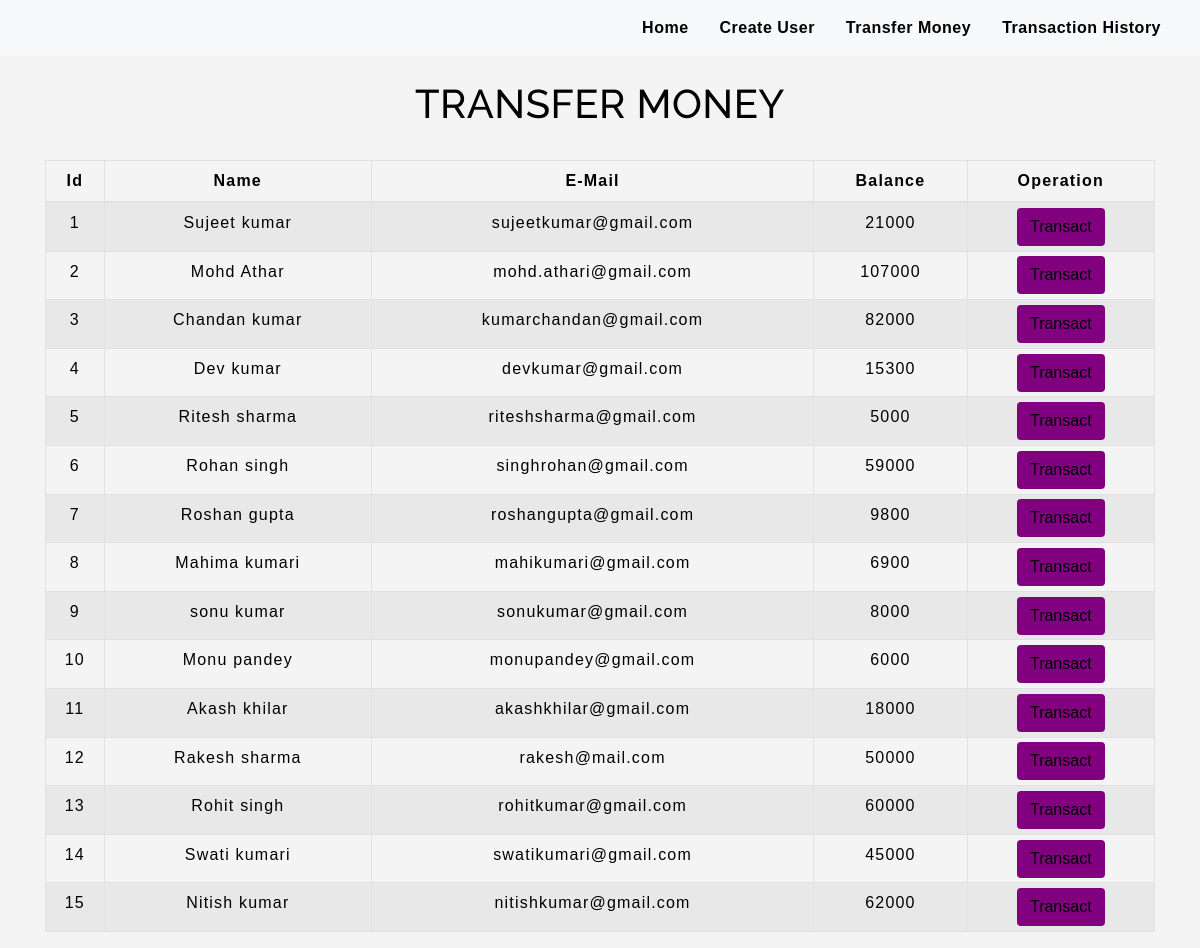
The app's page /transfermoney.php with its own data.
### tables this page shows
CREATE TABLE `users` (
  `id` int(3) NOT NULL,
  `name` text NOT NULL,
  `email` varchar(30) NOT NULL,
  `balance` int(8) NOT NULL
);

### transfermoney.php (the view, shortened to what this page needs)
<!DOCTYPE html>
<html lang="en">
<head>
    <link rel="stylesheet" href="https://maxcdn.bootstrapcdn.com/bootstrap/4.0.0/css/bootstrap.min.css">
    <link rel="stylesheet" type="text/css" href="css/table.css">
    <link rel="stylesheet" type="text/css" href="css/navbar.css">
</head>
<body style="background-color : #f4f4f4;">
<?php
    include 'conn.php';
    $sql = "SELECT * FROM users";
    $result = mysqli_query($conn,$sql);
?>
<?php
  include 'navbar.php';
?>
<div class="container">
        <h2 class="text-center pt-4" style="color : black;">TRANSFER MONEY</h2>
        <br>
            <div class="row">
                <div class="col">
                    <div class="table-responsive-sm">
                    <table class="table table-hover table-sm table-striped table-condensed table-bordered" style="border-color:black;">
                        <thead style="color : black;">
                            <tr>
                            <th scope="col" class="text-center py-2">Id</th>
                            <th scope="col" class="text-center py-2">Name</th>
                            <th scope="col" class="text-center py-2">E-Mail</th>
                            <th scope="col" class="text-center py-2">Balance</th>
                            <th scope="col" class="text-center py-2">Operation</th>
                            </tr>
                        </thead>
                        <tbody>
                <?php
                    while($rows=mysqli_fetch_assoc($result)){
                ?>
                    <tr style="color : black;">
                        <td class="py-2"><?php echo $rows['id'] ?></td>
                        <td class="py-2"><?php echo $rows['name']?></td>
                        <td class="py-2"><?php echo $rows['email']?></td>
                        <td class="py-2"><?php echo $rows['balance']?></td>
                        <td><a href="selecteduserdetail.php?id= <?php echo $rows['id'] ;?>"> <button type="button" class="btn" style="background-color : #800080;">Transact</button></a></td>
                    </tr>
                <?php
                    }
                ?>
                        </tbody>
                    </table>
                    </div>
                </div>
            </div>
         </div>
</body>
</html>

### css/table.css (style rules this page uses)
* { padding: 0; margin: 0; box-sizing: border-box; font-family: sans-serif; }
h2 { font-size: 40px; }
table { letter-spacing: 1.2px; }
td { text-align: center; }
button { border:none; background: #c3e4ee; transition: 1s; }

### css/navbar.css (style rules this page uses)
h2 { color: #4C4B4B; letter-spacing: 0.5px; font-family: raleway; }

### transfermoney.php (style rules this page uses)
button { transition: 1.5s; }

### records on screen
users: id "1", name "Sujeet kumar", email "sujeetkumar@gmail.com", balance "21000"
users: id "2", name "Mohd Athar", email "mohd.athari@gmail.com", balance "107000"
users: id "3", name "Chandan kumar", email "kumarchandan@gmail.com", balance "82000"
users: id "4", name "Dev kumar", email "devkumar@gmail.com", balance "15300"
users: id "5", name "Ritesh sharma", email "riteshsharma@gmail.com", balance "5000"
users: id "6", name "Rohan singh", email "singhrohan@gmail.com", balance "59000"
users: id "7", name "Roshan gupta", email "roshangupta@gmail.com", balance "9800"
users: id "8", name "Mahima kumari", email "mahikumari@gmail.com", balance "6900"
users: id "9", name "sonu kumar", email "sonukumar@gmail.com", balance "8000"
users: id "10", name "Monu pandey", email "monupandey@gmail.com", balance "6000"
users: id "11", name "Akash khilar", email "akashkhilar@gmail.com", balance "18000"
users: id "12", name "Rakesh sharma", email "rakesh@mail.com", balance "50000"
users: id "13", name "Rohit singh", email "rohitkumar@gmail.com", balance "60000"
users: id "14", name "Swati kumari", email "swatikumari@gmail.com", balance "45000"
users: id "15", name "Nitish kumar", email "nitishkumar@gmail.com", balance "62000"
